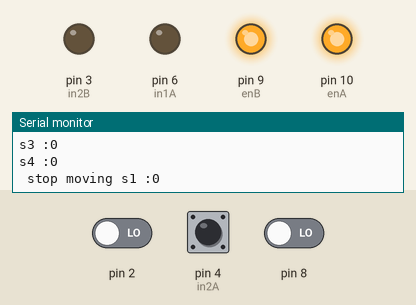
Recording of a sketch running on a simulated Arduino Uno, built with avr-gcc and run on an emulated ATmega328P. Shown: output pins drawn as LEDs (lit = HIGH), the last lines printed to the serial monitor. Inputs (shaded band) come from the test bench; at power-on: pin 2 LOW, pin 8 LOW, pin 4 (in2A) HIGH.

Above: at 1.3 s.
1.4 s: pin 2 driven HIGH
At 2.3 s:
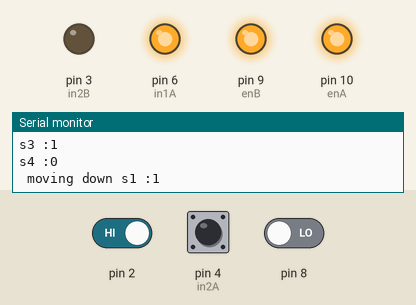
3.3 s: pin 2 driven LOW and pin 8 driven HIGH
At 4.7 s:
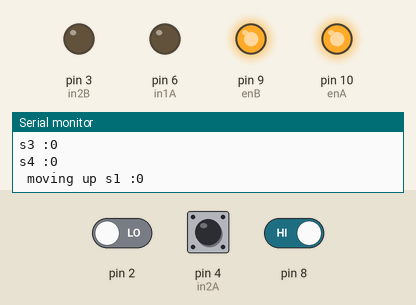
5.3 s: pin 4 (in2A) pulled LOW for 0.3 s
8.6 s: pin 8 driven LOW
At 10.2 s:
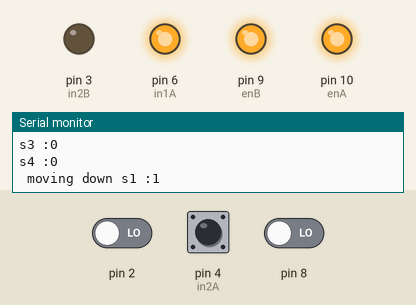
11.6 s: pin 8 driven HIGH
At 12.6 s:
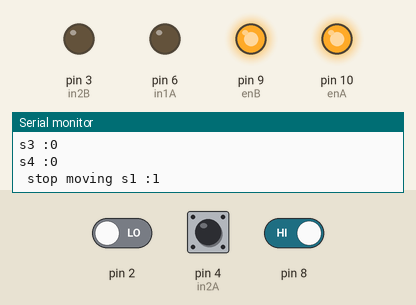
14.6 s: pin 2 driven HIGH
Timing chart, 0 to 17.6 s (numbered marks = the images above; inputs shaded):
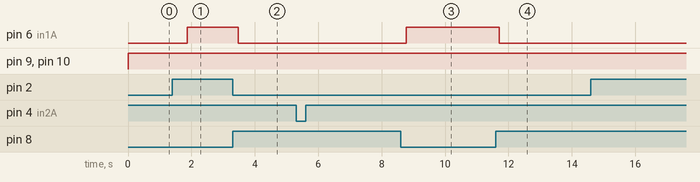

Measured:
- after the input at 1.4 s, pin 6 (in1A): LOW → HIGH after 0.47 s
- after the input at 3.3 s, pin 6 (in1A): HIGH → LOW after 0.17 s
- after the input at 8.6 s, pin 6 (in1A): LOW → HIGH after 0.18 s
- after the input at 11.6 s, pin 6 (in1A): HIGH → LOW after 0.12 s

The sketch:

stepping_test_2.ino
```cpp
int enA = 10;
int enB = 9;
int in1A = 6;
int in1B = 5;
int in2A = 4;
int in2B = 3;
int sensVals[4];


void setup() {
 Serial.begin(9600);
 pinMode(enA, OUTPUT);
 pinMode(in1A, OUTPUT);
 pinMode(in2B, OUTPUT);
 pinMode(enB, OUTPUT);
 pinMode(in2A, OUTPUT);
 pinMode(in2B, OUTPUT);

 pinMode(8,INPUT);
 digitalWrite(8, LOW);
 pinMode(4,INPUT);
 digitalWrite(4, LOW);

 pinMode(2,INPUT);
 digitalWrite(2, LOW);
 pinMode(11,INPUT);
 digitalWrite(11, LOW);
}


void movingDrive() {
sensVals[0]= digitalRead(4);
sensVals[1]= digitalRead(8);
sensVals[2]= digitalRead(2);
sensVals[3]= digitalRead(1);


for ( int i = 0; i <= 2; i++) {
  Serial.print( "s1 :");
  Serial.println (sensVals[0]);
  Serial.print( "s2 :");
  Serial.println (sensVals[1]);
  Serial.print( "s3 :");
  Serial.println (sensVals[2]);
  Serial.print( "s4 :");
  Serial.println (sensVals[3]);

if  (sensVals[0] ==0 && sensVals[1] == 1) {
   digitalWrite(in1A, LOW);
   digitalWrite(in1B, HIGH);
   analogWrite(enA, 255);
   delay(20);
   Serial.print( " moving up " );
}

else if (sensVals[0] == 1 && sensVals[1] == 0) {
   digitalWrite(in1A, HIGH);
   digitalWrite(in1B, LOW);
   analogWrite(enA, 255);
   delay(20);
   Serial.print( " moving down ");
}
else if (sensVals[2] == 1 && sensVals[3] == 0) {
   digitalWrite(in2A, HIGH);
   digitalWrite(in2B, LOW);
   analogWrite(enB, 255);
   delay(20);
   Serial.print( " moving right ");
}
else if (sensVals[2] == 0 && sensVals[3] == 1) {
   digitalWrite(in2A, LOW);
   digitalWrite(in2B, HIGH);
   analogWrite(enB, 255);
   delay(20);
   Serial.print( " moving left ");
}

else {
   digitalWrite(in1A, LOW);
   digitalWrite(in1B, LOW);
   analogWrite(enA, 255);
   digitalWrite(in2A, LOW);
   digitalWrite(in2B, LOW);
   analogWrite(enB, 255);
   delay(20);
   Serial.print( " stop moving ");
}

}

}

void loop() {
 movingDrive();
 delay(200);
}
```
